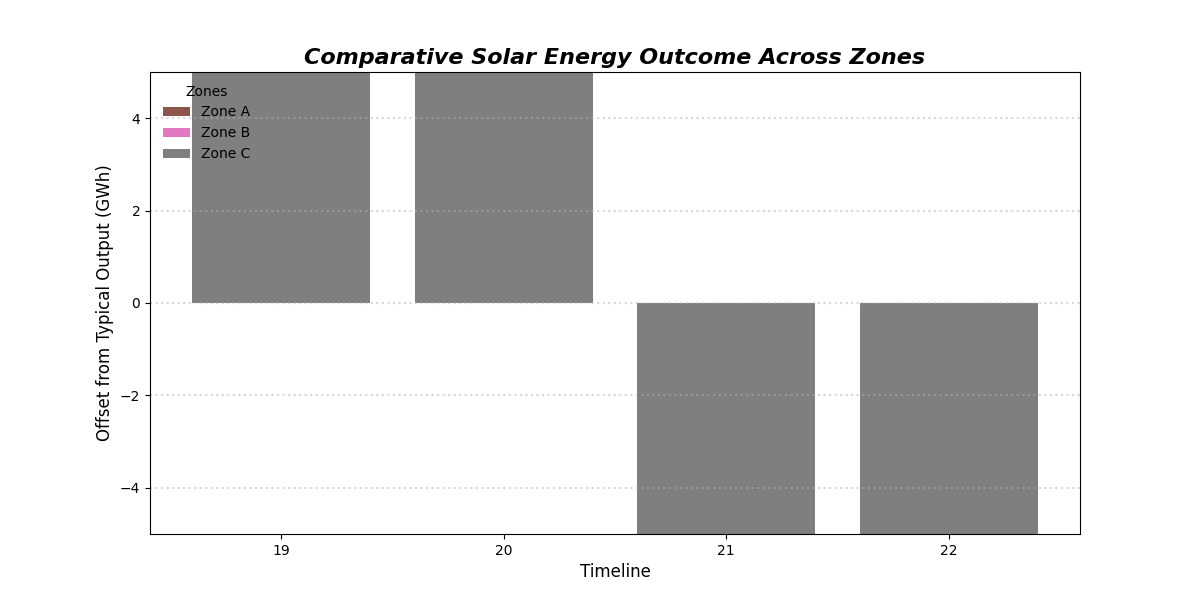

The Python source for this figure:
import matplotlib.pyplot as plt
import numpy as np

# Data for the regions
regions = ['North', 'South', 'West']
years = ['2019', '2020', '2021', '2022']

north_generation = np.array([25, 30, 25, 35])
south_generation = np.array([20, 25, 30, 30])
west_generation = np.array([15, 20, 35, 40])

# Normalize the data
baseline = (north_generation + south_generation + west_generation) / 3

north_diverging = north_generation - baseline
south_diverging = south_generation - baseline
west_diverging = west_generation - baseline

colors = ['#8c564b', '#e377c2', '#7f7f7f']
fig, ax = plt.subplots(figsize=(12, 6))

x = np.arange(len(years))

# Plotting
ax.bar(x, north_diverging, color=colors[0], label='Zone A')
ax.bar(x, south_diverging, bottom=north_diverging, color=colors[1], label='Zone B')
ax.bar(x, west_diverging, bottom=north_diverging + south_diverging, color=colors[2], label='Zone C')

ax.set_xlabel('Timeline', fontsize=12)
ax.set_ylabel('Offset from Typical Output (GWh)', fontsize=12)
ax.set_title('Comparative Solar Energy Outcome Across Zones', fontsize=16, fontweight='bold', style='italic')
ax.set_xticks(x)
ax.set_xticklabels(['19', '20', '21', '22']) # Shortened year labels
ax.legend(title='Zones', loc='upper left', frameon=False)
ax.yaxis.grid(True, linestyle=':', linewidth=1.5, alpha=0.5)

plt.show()
